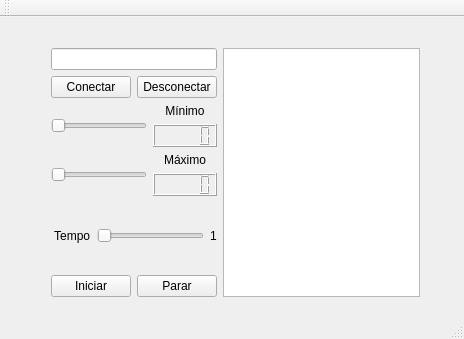
<?xml version="1.0" encoding="UTF-8"?>
<ui version="4.0">
 <class>MainWindow</class>
 <widget class="QMainWindow" name="MainWindow">
  <property name="geometry">
   <rect>
    <x>0</x>
    <y>0</y>
    <width>464</width>
    <height>339</height>
   </rect>
  </property>
  <property name="windowTitle">
   <string>MainWindow</string>
  </property>
  <widget class="QWidget" name="centralWidget">
   <widget class="QWidget" name="layoutWidget">
    <property name="geometry">
     <rect>
      <x>40</x>
      <y>20</y>
      <width>391</width>
      <height>271</height>
     </rect>
    </property>
    <layout class="QHBoxLayout" name="horizontalLayout_6">
     <item>
      <layout class="QVBoxLayout" name="verticalLayout_6">
       <item>
        <layout class="QVBoxLayout" name="verticalLayout_5">
         <item>
          <layout class="QVBoxLayout" name="verticalLayout_4">
           <item>
            <layout class="QVBoxLayout" name="verticalLayout">
             <item>
              <widget class="QLineEdit" name="servidor">
               <property name="text">
                <string/>
               </property>
              </widget>
             </item>
             <item>
              <layout class="QHBoxLayout" name="horizontalLayout">
               <item>
                <widget class="QPushButton" name="Connect">
                 <property name="text">
                  <string>Conectar</string>
                 </property>
                </widget>
               </item>
               <item>
                <widget class="QPushButton" name="Disconnect">
                 <property name="text">
                  <string>Desconectar</string>
                 </property>
                </widget>
               </item>
              </layout>
             </item>
            </layout>
           </item>
           <item>
            <layout class="QHBoxLayout" name="horizontalLayout_3">
             <item>
              <widget class="QSlider" name="minimo">
               <property name="orientation">
                <enum>Qt::Horizontal</enum>
               </property>
              </widget>
             </item>
             <item>
              <layout class="QVBoxLayout" name="verticalLayout_2">
               <item>
                <widget class="QLabel" name="label_2">
                 <property name="text">
                  <string>&lt;html&gt;&lt;head/&gt;&lt;body&gt;&lt;p align=&quot;center&quot;&gt;Mínimo&lt;/p&gt;&lt;/body&gt;&lt;/html&gt;</string>
                 </property>
                </widget>
               </item>
               <item>
                <widget class="QLCDNumber" name="lcdNumber"/>
               </item>
              </layout>
             </item>
            </layout>
           </item>
           <item>
            <layout class="QHBoxLayout" name="horizontalLayout_2">
             <item>
              <widget class="QSlider" name="maximo">
               <property name="orientation">
                <enum>Qt::Horizontal</enum>
               </property>
              </widget>
             </item>
             <item>
              <layout class="QVBoxLayout" name="verticalLayout_3">
               <item>
                <widget class="QLabel" name="label">
                 <property name="text">
                  <string>&lt;html&gt;&lt;head/&gt;&lt;body&gt;&lt;p align=&quot;center&quot;&gt;Máximo&lt;/p&gt;&lt;/body&gt;&lt;/html&gt;</string>
                 </property>
                </widget>
               </item>
               <item>
                <widget class="QLCDNumber" name="lcdNumber_2"/>
               </item>
              </layout>
             </item>
            </layout>
           </item>
          </layout>
         </item>
         <item>
          <layout class="QHBoxLayout" name="horizontalLayout_4">
           <item>
            <widget class="QLabel" name="label_4">
             <property name="text">
              <string> Tempo</string>
             </property>
            </widget>
           </item>
           <item>
            <widget class="QSlider" name="timing">
             <property name="minimum">
              <number>1</number>
             </property>
             <property name="maximum">
              <number>10</number>
             </property>
             <property name="orientation">
              <enum>Qt::Horizontal</enum>
             </property>
            </widget>
           </item>
           <item>
            <widget class="QLabel" name="label_3">
             <property name="text">
              <string>1</string>
             </property>
            </widget>
           </item>
          </layout>
         </item>
        </layout>
       </item>
       <item>
        <layout class="QHBoxLayout" name="horizontalLayout_5">
         <item>
          <widget class="QPushButton" name="Start">
           <property name="text">
            <string>Iniciar</string>
           </property>
          </widget>
         </item>
         <item>
          <widget class="QPushButton" name="Stop">
           <property name="text">
            <string>Parar</string>
           </property>
          </widget>
         </item>
        </layout>
       </item>
      </layout>
     </item>
     <item>
      <widget class="QTextBrowser" name="textBrowser"/>
     </item>
    </layout>
   </widget>
   <widget class="QScrollArea" name="scrollArea">
    <property name="geometry">
     <rect>
      <x>70</x>
      <y>320</y>
      <width>120</width>
      <height>121</height>
     </rect>
    </property>
    <property name="widgetResizable">
     <bool>true</bool>
    </property>
    <widget class="QWidget" name="scrollAreaWidgetContents">
     <property name="geometry">
      <rect>
       <x>0</x>
       <y>0</y>
       <width>118</width>
       <height>119</height>
      </rect>
     </property>
    </widget>
   </widget>
   <zorder>layoutWidget</zorder>
   <zorder>scrollArea</zorder>
   <zorder>textBrowser</zorder>
  </widget>
  <widget class="QStatusBar" name="statusBar"/>
  <widget class="QToolBar" name="mainToolBar">
   <attribute name="toolBarArea">
    <enum>TopToolBarArea</enum>
   </attribute>
   <attribute name="toolBarBreak">
    <bool>false</bool>
   </attribute>
  </widget>
 </widget>
 <layoutdefault spacing="6" margin="11"/>
 <resources/>
 <connections>
  <connection>
   <sender>timing</sender>
   <signal>valueChanged(int)</signal>
   <receiver>label_3</receiver>
   <slot>setNum(int)</slot>
   <hints>
    <hint type="sourcelabel">
     <x>191</x>
     <y>219</y>
    </hint>
    <hint type="destinationlabel">
     <x>203</x>
     <y>219</y>
    </hint>
   </hints>
  </connection>
  <connection>
   <sender>minimo</sender>
   <signal>valueChanged(int)</signal>
   <receiver>lcdNumber</receiver>
   <slot>display(int)</slot>
   <hints>
    <hint type="sourcelabel">
     <x>86</x>
     <y>120</y>
    </hint>
    <hint type="destinationlabel">
     <x>164</x>
     <y>129</y>
    </hint>
   </hints>
  </connection>
  <connection>
   <sender>maximo</sender>
   <signal>valueChanged(int)</signal>
   <receiver>lcdNumber_2</receiver>
   <slot>display(int)</slot>
   <hints>
    <hint type="sourcelabel">
     <x>103</x>
     <y>165</y>
    </hint>
    <hint type="destinationlabel">
     <x>157</x>
     <y>184</y>
    </hint>
   </hints>
  </connection>
 </connections>
</ui>
